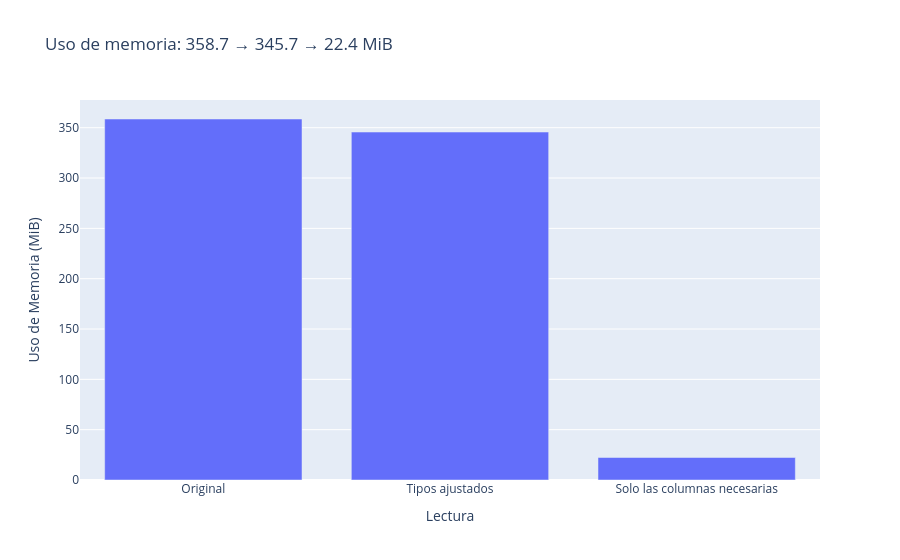

Write notebook code for a chart like this one.
### Markdown cell above
**Código dado:** comparación del uso de memoria con las tres lecturas.

### Code cell
mem_cols = df_cols.memory_usage(deep=True).sum() / 1024**2

px.bar(
    x=["Original", "Tipos ajustados", "Solo las columnas necesarias"],
    y=[mem_before, mem_after, mem_cols],
    labels={"x": "Lectura", "y": "Uso de Memoria (MiB)"},
    title=f"Uso de memoria: {mem_before:.1f} → {mem_after:.1f} → {mem_cols:.1f} MiB",
).show()

### Figure 1 — Plotly figure (JSON) as saved in the notebook; plotly's stock layout.template omitted (floating-point values rounded to 4 significant figures)
{"data": [{"hovertemplate": "Lectura=%{x}<br>Uso de Memoria (MiB)=%{y}<extra></extra>", "legendgroup": "", "marker": {"color": "#636efa", "pattern": {"shape": ""}}, "name": "", "orientation": "v", "showlegend": false, "textposition": "auto", "type": "bar", "x": ["Original", "Tipos ajustados", "Solo las columnas necesarias"], "xaxis": "x", "y": [358.7, 345.7, 22.35], "yaxis": "y"}], "layout": {"barmode": "relative", "legend": {"tracegroupgap": 0}, "title": {"text": "Uso de memoria: 358.7 → 345.7 → 22.4 MiB"}, "xaxis": {"anchor": "y", "domain": [0, 1], "title": {"text": "Lectura"}}, "yaxis": {"anchor": "x", "domain": [0, 1], "title": {"text": "Uso de Memoria (MiB)"}}}}
